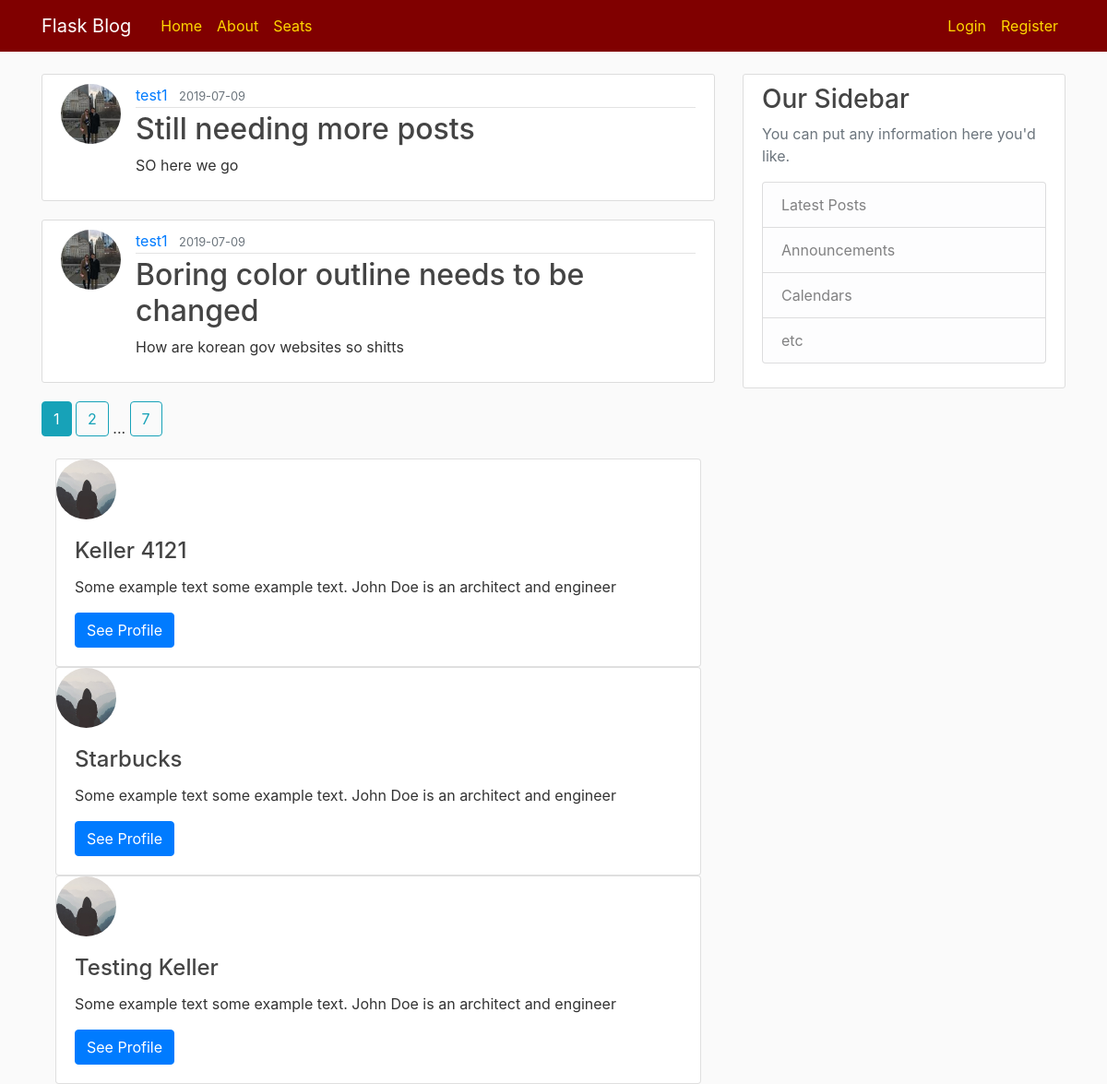
The page /home on the database its author committed.
### flaskblog/models.py (models this page shows, shortened)
class Post(db.Model):
    id = db.Column(db.Integer, primary_key=True)
    title = db.Column(db.String(100), nullable=False)
    date_posted = db.Column(db.DateTime, nullable=False, default=datetime.utcnow)
    content = db.Column(db.Text, nullable=False)
    user_id = db.Column(db.Integer, db.ForeignKey('user.id'), nullable=False)

class User(db.Model, UserMixin):
    id = db.Column(db.Integer, primary_key=True)
    username = db.Column(db.String(20), unique=True, nullable=False)
    email = db.Column(db.String(120), unique=True, nullable=False)
    image_file = db.Column(db.String(20), nullable=False, default='default.jpg')
    password = db.Column(db.String(60), nullable=False)
    posts = db.relationship('Post', backref='author', lazy=True)

class Location(db.Model):
    id = db.Column(db.Integer, primary_key=True)
    name = db.Column(db.String(100), nullable=False)
    image_file = db.Column(db.String(20), nullable=False, default='default.jpg')
    seats = db.relationship('Seat', backref='seat', lazy=True)

### flaskblog/main/routes.py (the view)
@main.route("/")
@main.route("/home")
def home():
    page = request.args.get('page', 1, type=int)
    posts = Post.query.order_by(Post.date_posted.desc()).paginate(page=page, per_page=2)
    locations = Location.query.all()
    return render_template('home.html', posts=posts, locations=locations)

### flaskblog/templates/home.html (shortened to what this page needs)
{%extends "layout.html"%}
{%block content%}
  {%for post in posts.items%}
    <article class="media content-section">
      <img class="rounded-circle article-img" src="{{ url_for('static', filename='profile_pics/'+post.author.image_file ) }}">
      <div class="media-body">
        <div class="article-metadata">
          <a class="mr-2" href="{{ url_for('users.user_posts', username=post.author.username) }}">{{ post.author.username }}</a>
          <small class="text-muted">{{ post.date_posted.strftime('%Y-%m-%d') }}</small>
        </div>
        <h2><a class="article-title" href="{{ url_for('posts.post', post_id=post.id) }}">{{ post.title }}</a></h2>
        <p class="article-content">{{ post.content }}</p>
      </div>
    </article>
  {% endfor %}
  {% for page_num in posts.iter_pages(left_edge=1, right_edge=1, left_current=1, right_current=2) %}
    {% if page_num %}
      {% if posts.page == page_num %}
        <a class="btn btn-info mb-4" href="{{ url_for('main.home', page=page_num) }}">{{ page_num }}</a>
      {% else %}
        <a class="btn btn-outline-info mb-4" href="{{ url_for('main.home', page=page_num) }}">{{ page_num }}</a>
      {% endif %}
    {% else %}
      ...
    {% endif %}
  {% endfor %}
  {%for location in locations%}
    <div class="container">
      <div class="card" style="col-1">
        <div class="card-body">
          <h4 class="card-title">{{ location.name }}</h4>
          <p class="card-text">Some example text some example text. John Doe is an architect and engineer</p>
          <a href="#" class="btn btn-primary stretched-link">See Profile</a>
        </div>
      </div>
    </div>
  {% endfor %}
{%endblock content%}

### flaskblog/templates/layout.html (shortened to what this page needs)
<!DOCTYPE html>
<html>
<head>
  <link rel="stylesheet" href="https://stackpath.bootstrapcdn.com/bootstrap/4.3.1/css/bootstrap.min.css">
  <link rel="stylesheet" href="{{url_for('static', filename='main.css')}}">
</head>
<body>
  <header class="site-header">
  <nav class="navbar navbar-expand-md navbar-dark bg-maroon fixed-top">
    <div class="container">
      <a class="navbar-brand mr-4" href="/">Flask Blog</a>
      <div class="collapse navbar-collapse" id="navbarToggle">
        <div class="navbar-nav mr-auto">
          <a class="nav-item nav-link" href="{{url_for('main.home')}}">Home</a>
          <a class="nav-item nav-link" href="{{url_for('main.about')}}">About</a>
          <a class="nav-item nav-link" href="{{url_for('users.add_location')}}">Seats</a>
        </div>
        <div class="navbar-nav">
          {% if current_user.is_authenticated %}
          <a class="nav-item nav-link" href="{{url_for('posts.new_post')}}">New Post</a>
            <a class="nav-item nav-link" href="{{url_for('users.logout')}}">Logout</a>
            <a class="nav-item nav-link" href="{{url_for('users.account')}}">Account</a
          {% else %}
            <a class="nav-item nav-link" href="{{url_for('users.login')}}">Login</a>
            <a class="nav-item nav-link" href="{{url_for('users.register')}}">Register</a>
          {% endif %}
        </div>
      </div>
    </div>
  </nav>
</header>
<main role="main" class="container">
  <div class="row">
    <div class="col-md-8">
      {% block content %}{% endblock %}
    </div>
    <div class="col-md-4">
      <div class="content-section">
        <h3>Our Sidebar</h3>
        <p class='text-muted'>You can put any information here you'd like.
          <ul class="list-group">
            <li class="list-group-item list-group-item-light">Latest Posts</li>
            <li class="list-group-item list-group-item-light">Announcements</li>
            <li class="list-group-item list-group-item-light">Calendars</li>
            <li class="list-group-item list-group-item-light">etc</li>
          </ul>
        </p>
      </div>
    </div>
  </div>
</main>
</body>
</html>

### flaskblog/static/main.css (style rules this page uses)
body { background: #fafafa; color: #333333; margin-top: 5rem; }
h1, h2, h3, h4, h5, h6 { color: #444444; }
.bg-maroon { background-color: #800000; }
.site-header .navbar-nav .nav-link { color: #FFD700; }
.content-section { background: #ffffff; padding: 10px 20px; border: 1px solid #dddddd; border-radius: 3px; margin-bottom: 20px; }
.article-title { color: #444444; }
.article-content { white-space: pre-line; }
.article-img { height: 65px; width: 65px; margin-right: 16px; }
.article-metadata { padding-bottom: 1px; margin-bottom: 4px; border-bottom: 1px solid #e3e3e3 }

### rows shown on the page
Post: image_file (picture), author.username "test1", date_posted "2019-07-09", title "Still needing more posts", content "SO here we go"
Post: image_file (picture), author.username "test1", date_posted "2019-07-09", title "Boring color outline needs to be changed", content "How are korean gov websites so shitts"

### other values the page prints
{{ page_num }} "1"
{{ page_num }} "2" "7"
